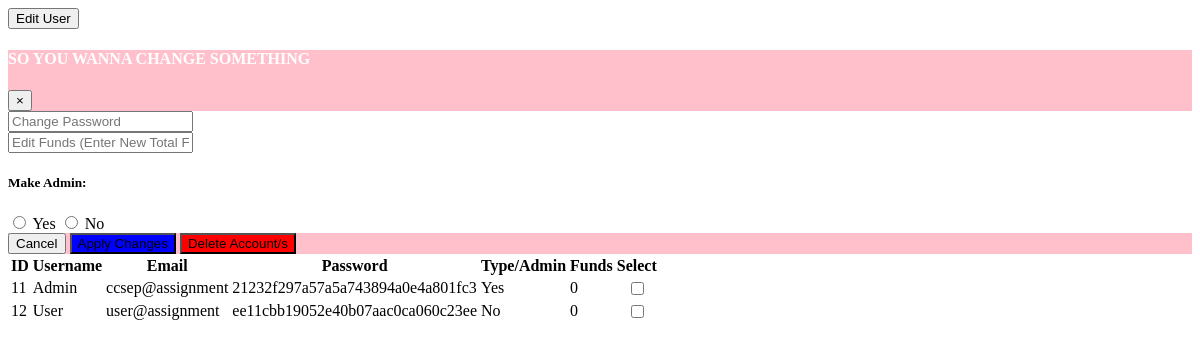
/userlisting.php (signed in), run on the app's committed database.
### tables this page shows
CREATE TABLE `Users` (
  `UserID` int(11) NOT NULL AUTO_INCREMENT,
  `Username` varchar(20) DEFAULT NULL,
  `Email` varchar(40) DEFAULT NULL,
  `Password` char(128) DEFAULT NULL,
  `Type` int(11) DEFAULT '1',
  `Funds` int(11) NOT NULL DEFAULT '0',
  PRIMARY KEY (`UserID`)
);

### html/userlisting.php (the view, shortened to what this page needs)
<?php
     include("database_con.php");
     include("modal_buttons.php");
     if($_SESSION["status"])
     {
        $conn = connect_to_database();
        $query = "SELECT * FROM Users";
        $result = mysqli_query($conn, $query);
    }
    else
    {
        header("location: login.php");
        $_SESSION["error"] = "LOG IN FIRST YOU IDIOT!";
        return;
    }
?>
<link rel="stylesheet" type="text/css" media="screen" href="./css/MYOWNCSS/userlisting.css">
<div class="container-fluid">
    <div class="row-6">
        <button type="button" class="btn btn-primary" data-toggle="modal" data-target="#editUser">
            Edit User
        </button>
        <table class="table table-hover table-light table-dark table-bordered">
            <thead class="thead-light">
                <tr>
                    <th scope="col">ID</th>
                    <th scope="col">Username</th>
                    <th scope="col">Email</th>
                    <th scope="col">Password</th>
                    <th scope="col">Type/Admin</th>
                    <th scope="col">Funds</th>
                    <th scope="col">Select</th>
                </tr>
            </thead>
            <tbody>
                <form class="col-12" action="userlisting.php" method="post">
                    <?php while($row = mysqli_fetch_array($result, MYSQLI_NUM)):;?>
                        <tr>
                            <td><?php echo $row[0];?></td>
                            <td><?php echo $row[1];?></td>
                            <td><?php echo $row[2];?></td>
                            <td><?php echo $row[3];?></td>
                            <td>
                                <?php
                                    if($row[4] == 0)
                                    {
                                        echo "Yes";
                                    }
                                    else if($row[4] == 1)
                                    {
                                        echo "No";
                                    }
                                ?>
                            </td>
                            <td><?php echo $row[5];?></td>
                            <td>
                                <div class="col-sm-2" style="text-align: center;">
                                    <input type="checkbox" name="check_list[]" class="form-check-input" value="<?php echo $row[0];?>">
                                </div>
                            </td>
                        </tr>
                    <?php endwhile;?>
                    <?php
                        editUserModal();
                    ?>
                </form>
            </tbody>
        </table>
    </div>
</div>

### html/modal_buttons.php (shortened to what this page needs)
<?php
    function editUserModal()
    {
?>
        <div class="modal fade" id="editUser">
            <div class="modal-dialog">
                <div class="modal-content">
                    <div class="modal-header">
                        <h4 class="modal-title">SO YOU WANNA CHANGE SOMETHING</h4>
                        <button type="button" class="close" data-dismiss="modal">&times;</button>
                    </div>
                    <div class="modal-body">
                        <div class="form-group">
                            <input name="change_password" type="password" class="form-control" placeholder="Change Password">
                        </div>
                        <div class="form-group">
                            <input name="change_funds" type="text" class="form-control" placeholder="Edit Funds (Enter New Total Funds)">
                        </div>
                        <h5>Make Admin:</h5>
                        <div class="form-group col-1">
                            <label class="container">
                                <input type="radio" name="make_admin" class="form-check-input" value="yes">
                                Yes
                            </label>
                            <label class="container">
                                <input type="radio" name="make_admin" class="form-check-input" value="no">
                                No
                            </label>
                        </div>
                    </div>
                    <div class="modal-footer">
                        <button type="button" class="btn btn-danger" data-dismiss="modal">Cancel</button>
                        <button type="submit" class="btn btn-danger" name="apply_changes" value="apply" style="background-color: blue">Apply Changes</button>
                        <button type="submit" class="btn btn-danger" name="delete_usr" value="delete" style="background-color: red;">Delete Account/s</button>
                    </div>
                </div>
            </div>
        </div>
<?php
    }
?>

### html/css/MYOWNCSS/userlisting.css (style rules this page uses)
.modal-header { background-color: pink; color: white; }
.modal-footer { background-color: pink; color: white; }

### data on the page
users: UserID "11", Username "Admin", Email "ccsep@assignment", Password "21232f297a57a5a743894a0e4a801fc3", Type "Yes", Funds "0"
users: UserID "12", Username "User", Email "user@assignment", Password "ee11cbb19052e40b07aac0ca060c23ee", Type "No", Funds "0"
